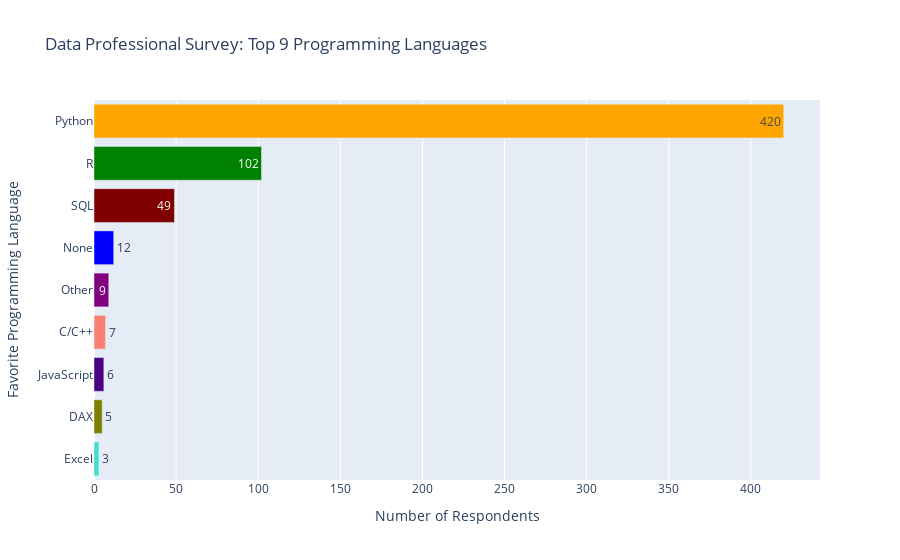

Notebook code for this chart:
### Code cell
rows,cols=df.shape
fig=px.bar(df,y='Favorite Programming Language',x='average_sal',
           color='Favorite Programming Language',
           color_discrete_sequence=colour_list,
           text='average_sal',
          labels={'average_sal':'Number of Respondents'},
          title=f'Data Professional Survey: Top {rows} Programming Languages',
          orientation='h',
          
          )
fig.update_layout(showlegend =False)
fig.show()

### Figure 1 — Plotly figure (JSON) as saved in the notebook; plotly's stock layout.template omitted (floating-point values rounded to 4 significant figures)
{"data": [{"alignmentgroup": "True", "hovertemplate": "Favorite Programming Language=%{y}<br>Number of Respondents=%{text}<extra></extra>", "legendgroup": "Python", "marker": {"color": "orange", "pattern": {"shape": ""}}, "name": "Python", "offsetgroup": "Python", "orientation": "h", "showlegend": true, "text": [420], "textposition": "auto", "type": "bar", "x": [420], "xaxis": "x", "y": ["Python"], "yaxis": "y"}, {"alignmentgroup": "True", "hovertemplate": "Favorite Programming Language=%{y}<br>Number of Respondents=%{text}<extra></extra>", "legendgroup": "R", "marker": {"color": "green", "pattern": {"shape": ""}}, "name": "R", "offsetgroup": "R", "orientation": "h", "showlegend": true, "text": [102], "textposition": "auto", "type": "bar", "x": [102], "xaxis": "x", "y": ["R"], "yaxis": "y"}, {"alignmentgroup": "True", "hovertemplate": "Favorite Programming Language=%{y}<br>Number of Respondents=%{text}<extra></extra>", "legendgroup": "SQL", "marker": {"color": "Maroon", "pattern": {"shape": ""}}, "name": "SQL", "offsetgroup": "SQL", "orientation": "h", "showlegend": true, "text": [49], "textposition": "auto", "type": "bar", "x": [49], "xaxis": "x", "y": ["SQL"], "yaxis": "y"}, {"alignmentgroup": "True", "hovertemplate": "Favorite Programming Language=%{y}<br>Number of Respondents=%{text}<extra></extra>", "legendgroup": "None", "marker": {"color": "blue", "pattern": {"shape": ""}}, "name": "None", "offsetgroup": "None", "orientation": "h", "showlegend": true, "text": [12], "textposition": "auto", "type": "bar", "x": [12], "xaxis": "x", "y": ["None"], "yaxis": "y"}, {"alignmentgroup": "True", "hovertemplate": "Favorite Programming Language=%{y}<br>Number of Respondents=%{text}<extra></extra>", "legendgroup": "Other", "marker": {"color": "purple", "pattern": {"shape": ""}}, "name": "Other", "offsetgroup": "Other", "orientation": "h", "showlegend": true, "text": [9], "textposition": "auto", "type": "bar", "x": [9], "xaxis": "x", "y": ["Other"], "yaxis": "y"}, {"alignmentgroup": "True", "hovertemplate": "Favorite Programming Language=%{y}<br>Number of Respondents=%{text}<extra></extra>", "legendgroup": "C/C++", "marker": {"color": "Salmon", "pattern": {"shape": ""}}, "name": "C/C++", "offsetgroup": "C/C++", "orientation": "h", "showlegend": true, "text": [7], "textposition": "auto", "type": "bar", "x": [7], "xaxis": "x", "y": ["C/C++"], "yaxis": "y"}, {"alignmentgroup": "True", "hovertemplate": "Favorite Programming Language=%{y}<br>Number of Respondents=%{text}<extra></extra>", "legendgroup": "JavaScript", "marker": {"color": "indigo", "pattern": {"shape": ""}}, "name": "JavaScript", "offsetgroup": "JavaScript", "orientation": "h", "showlegend": true, "text": [6], "textposition": "auto", "type": "bar", "x": [6], "xaxis": "x", "y": ["JavaScript"], "yaxis": "y"}, {"alignmentgroup": "True", "hovertemplate": "Favorite Programming Language=%{y}<br>Number of Respondents=%{text}<extra></extra>", "legendgroup": "DAX", "marker": {"color": "Olive", "pattern": {"shape": ""}}, "name": "DAX", "offsetgroup": "DAX", "orientation": "h", "showlegend": true, "text": [5], "textposition": "auto", "type": "bar", "x": [5], "xaxis": "x", "y": ["DAX"], "yaxis": "y"}, {"alignmentgroup": "True", "hovertemplate": "Favorite Programming Language=%{y}<br>Number of Respondents=%{text}<extra></extra>", "legendgroup": "Excel", "marker": {"color": "Turquoise", "pattern": {"shape": ""}}, "name": "Excel", "offsetgroup": "Excel", "orientation": "h", "showlegend": true, "text": [3], "textposition": "auto", "type": "bar", "x": [3], "xaxis": "x", "y": ["Excel"], "yaxis": "y"}], "layout": {"barmode": "relative", "legend": {"title": {"text": "Favorite Programming Language"}, "tracegroupgap": 0}, "showlegend": false, "title": {"text": "Data Professional Survey: Top 9 Programming Languages"}, "xaxis": {"anchor": "y", "domain": [0, 1], "title": {"text": "Number of Respondents"}}, "yaxis": {"anchor": "x", "categoryarray": ["Excel", "DAX", "JavaScript", "C/C++", "Other", "None", "SQL", "R", "Python"], "categoryorder": "array", "domain": [0, 1], "title": {"text": "Favorite Programming Language"}}}}
